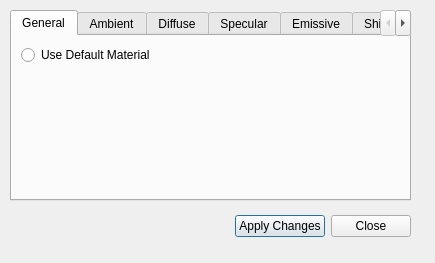
<?xml version="1.0" encoding="UTF-8"?>
<ui version="4.0">
 <class>Material_Dialog</class>
 <widget class="QDialog" name="Material_Dialog">
  <property name="geometry">
   <rect>
    <x>0</x>
    <y>0</y>
    <width>435</width>
    <height>263</height>
   </rect>
  </property>
  <property name="windowTitle">
   <string>Dialog</string>
  </property>
  <widget class="QWidget" name="layoutWidget">
   <property name="geometry">
    <rect>
     <x>60</x>
     <y>210</y>
     <width>351</width>
     <height>33</height>
    </rect>
   </property>
   <layout class="QHBoxLayout">
    <property name="spacing">
     <number>6</number>
    </property>
    <property name="leftMargin">
     <number>0</number>
    </property>
    <property name="topMargin">
     <number>0</number>
    </property>
    <property name="rightMargin">
     <number>0</number>
    </property>
    <property name="bottomMargin">
     <number>0</number>
    </property>
    <item>
     <spacer>
      <property name="orientation">
       <enum>Qt::Horizontal</enum>
      </property>
      <property name="sizeHint" stdset="0">
       <size>
        <width>131</width>
        <height>31</height>
       </size>
      </property>
     </spacer>
    </item>
    <item>
     <widget class="QPushButton" name="okButton">
      <property name="text">
       <string>Apply Changes</string>
      </property>
     </widget>
    </item>
    <item>
     <widget class="QPushButton" name="cancelButton">
      <property name="text">
       <string>Close</string>
      </property>
     </widget>
    </item>
   </layout>
  </widget>
  <widget class="QTabWidget" name="tabWidget">
   <property name="geometry">
    <rect>
     <x>10</x>
     <y>10</y>
     <width>401</width>
     <height>191</height>
    </rect>
   </property>
   <property name="currentIndex">
    <number>0</number>
   </property>
   <widget class="QWidget" name="tab">
    <attribute name="title">
     <string>General</string>
    </attribute>
    <widget class="QWidget" name="formLayoutWidget">
     <property name="geometry">
      <rect>
       <x>9</x>
       <y>9</y>
       <width>351</width>
       <height>151</height>
      </rect>
     </property>
     <layout class="QFormLayout" name="formLayout">
      <property name="fieldGrowthPolicy">
       <enum>QFormLayout::AllNonFixedFieldsGrow</enum>
      </property>
      <item row="0" column="0">
       <widget class="QRadioButton" name="radioButton">
        <property name="text">
         <string>Use Default Material</string>
        </property>
       </widget>
      </item>
     </layout>
    </widget>
   </widget>
   <widget class="QWidget" name="tab_2">
    <attribute name="title">
     <string>Ambient</string>
    </attribute>
    <widget class="QWidget" name="formLayoutWidget_2">
     <property name="geometry">
      <rect>
       <x>10</x>
       <y>10</y>
       <width>371</width>
       <height>151</height>
      </rect>
     </property>
     <layout class="QFormLayout" name="formLayout_2">
      <item row="0" column="0">
       <widget class="QLabel" name="label_2">
        <property name="text">
         <string>Red</string>
        </property>
       </widget>
      </item>
      <item row="2" column="0">
       <widget class="QLabel" name="label_3">
        <property name="text">
         <string>Green</string>
        </property>
       </widget>
      </item>
      <item row="4" column="0">
       <widget class="QLabel" name="label_4">
        <property name="text">
         <string>Blue</string>
        </property>
       </widget>
      </item>
      <item row="1" column="0">
       <widget class="QDoubleSpinBox" name="doubleSpinBox">
        <property name="maximum">
         <double>1.000000000000000</double>
        </property>
        <property name="singleStep">
         <double>0.050000000000000</double>
        </property>
       </widget>
      </item>
      <item row="3" column="0">
       <widget class="QDoubleSpinBox" name="doubleSpinBox_2">
        <property name="maximum">
         <double>1.000000000000000</double>
        </property>
        <property name="singleStep">
         <double>0.050000000000000</double>
        </property>
       </widget>
      </item>
      <item row="5" column="0">
       <widget class="QDoubleSpinBox" name="doubleSpinBox_3">
        <property name="maximum">
         <double>1.000000000000000</double>
        </property>
        <property name="singleStep">
         <double>0.050000000000000</double>
        </property>
       </widget>
      </item>
     </layout>
    </widget>
   </widget>
   <widget class="QWidget" name="tab_3">
    <attribute name="title">
     <string>Diffuse</string>
    </attribute>
    <widget class="QWidget" name="formLayoutWidget_3">
     <property name="geometry">
      <rect>
       <x>10</x>
       <y>10</y>
       <width>371</width>
       <height>151</height>
      </rect>
     </property>
     <layout class="QFormLayout" name="formLayout_3">
      <item row="0" column="0">
       <widget class="QLabel" name="label_5">
        <property name="text">
         <string>Red</string>
        </property>
       </widget>
      </item>
      <item row="2" column="0">
       <widget class="QLabel" name="label_6">
        <property name="text">
         <string>Green</string>
        </property>
       </widget>
      </item>
      <item row="4" column="0">
       <widget class="QLabel" name="label_7">
        <property name="text">
         <string>Blue</string>
        </property>
       </widget>
      </item>
      <item row="1" column="0">
       <widget class="QDoubleSpinBox" name="doubleSpinBox_4">
        <property name="maximum">
         <double>1.000000000000000</double>
        </property>
        <property name="singleStep">
         <double>0.050000000000000</double>
        </property>
       </widget>
      </item>
      <item row="3" column="0">
       <widget class="QDoubleSpinBox" name="doubleSpinBox_5">
        <property name="maximum">
         <double>1.000000000000000</double>
        </property>
        <property name="singleStep">
         <double>0.050000000000000</double>
        </property>
       </widget>
      </item>
      <item row="5" column="0">
       <widget class="QDoubleSpinBox" name="doubleSpinBox_6">
        <property name="maximum">
         <double>1.000000000000000</double>
        </property>
        <property name="singleStep">
         <double>0.050000000000000</double>
        </property>
       </widget>
      </item>
     </layout>
    </widget>
   </widget>
   <widget class="QWidget" name="tab_4">
    <attribute name="title">
     <string>Specular</string>
    </attribute>
    <widget class="QWidget" name="formLayoutWidget_4">
     <property name="geometry">
      <rect>
       <x>10</x>
       <y>10</y>
       <width>371</width>
       <height>151</height>
      </rect>
     </property>
     <layout class="QFormLayout" name="formLayout_4">
      <item row="0" column="0">
       <widget class="QLabel" name="label_8">
        <property name="text">
         <string>Red</string>
        </property>
       </widget>
      </item>
      <item row="2" column="0">
       <widget class="QLabel" name="label_9">
        <property name="text">
         <string>Green</string>
        </property>
       </widget>
      </item>
      <item row="4" column="0">
       <widget class="QLabel" name="label_10">
        <property name="text">
         <string>Blue</string>
        </property>
       </widget>
      </item>
      <item row="1" column="0">
       <widget class="QDoubleSpinBox" name="doubleSpinBox_7">
        <property name="maximum">
         <double>1.000000000000000</double>
        </property>
        <property name="singleStep">
         <double>0.050000000000000</double>
        </property>
       </widget>
      </item>
      <item row="3" column="0">
       <widget class="QDoubleSpinBox" name="doubleSpinBox_8">
        <property name="maximum">
         <double>1.000000000000000</double>
        </property>
        <property name="singleStep">
         <double>0.050000000000000</double>
        </property>
       </widget>
      </item>
      <item row="5" column="0">
       <widget class="QDoubleSpinBox" name="doubleSpinBox_9">
        <property name="maximum">
         <double>1.000000000000000</double>
        </property>
        <property name="singleStep">
         <double>0.050000000000000</double>
        </property>
       </widget>
      </item>
     </layout>
    </widget>
   </widget>
   <widget class="QWidget" name="tab_5">
    <attribute name="title">
     <string>Emissive</string>
    </attribute>
    <widget class="QWidget" name="formLayoutWidget_5">
     <property name="geometry">
      <rect>
       <x>10</x>
       <y>10</y>
       <width>371</width>
       <height>151</height>
      </rect>
     </property>
     <layout class="QFormLayout" name="formLayout_5">
      <item row="0" column="0">
       <widget class="QLabel" name="label_11">
        <property name="text">
         <string>Red</string>
        </property>
       </widget>
      </item>
      <item row="2" column="0">
       <widget class="QLabel" name="label_12">
        <property name="text">
         <string>Green</string>
        </property>
       </widget>
      </item>
      <item row="4" column="0">
       <widget class="QLabel" name="label_13">
        <property name="text">
         <string>Blue</string>
        </property>
       </widget>
      </item>
      <item row="1" column="0">
       <widget class="QDoubleSpinBox" name="doubleSpinBox_10">
        <property name="maximum">
         <double>1.000000000000000</double>
        </property>
        <property name="singleStep">
         <double>0.050000000000000</double>
        </property>
       </widget>
      </item>
      <item row="3" column="0">
       <widget class="QDoubleSpinBox" name="doubleSpinBox_11">
        <property name="maximum">
         <double>1.000000000000000</double>
        </property>
        <property name="singleStep">
         <double>0.050000000000000</double>
        </property>
       </widget>
      </item>
      <item row="5" column="0">
       <widget class="QDoubleSpinBox" name="doubleSpinBox_12">
        <property name="maximum">
         <double>1.000000000000000</double>
        </property>
        <property name="singleStep">
         <double>0.050000000000000</double>
        </property>
       </widget>
      </item>
     </layout>
    </widget>
   </widget>
   <widget class="QWidget" name="tab_6">
    <attribute name="title">
     <string>Shininess</string>
    </attribute>
    <widget class="QWidget" name="formLayoutWidget_6">
     <property name="geometry">
      <rect>
       <x>10</x>
       <y>10</y>
       <width>371</width>
       <height>151</height>
      </rect>
     </property>
     <layout class="QFormLayout" name="formLayout_6">
      <item row="0" column="0">
       <widget class="QLabel" name="label_14">
        <property name="text">
         <string>Shininess</string>
        </property>
       </widget>
      </item>
      <item row="1" column="0">
       <widget class="QDoubleSpinBox" name="doubleSpinBox_13">
        <property name="maximum">
         <double>128.000000000000000</double>
        </property>
        <property name="singleStep">
         <double>10.000000000000000</double>
        </property>
       </widget>
      </item>
     </layout>
    </widget>
   </widget>
  </widget>
  <zorder>layoutWidget</zorder>
  <zorder></zorder>
  <zorder>tabWidget</zorder>
 </widget>
 <resources/>
 <connections>
  <connection>
   <sender>okButton</sender>
   <signal>clicked()</signal>
   <receiver>Material_Dialog</receiver>
   <slot>applyMaterialChanges()</slot>
   <hints>
    <hint type="sourcelabel">
     <x>328</x>
     <y>218</y>
    </hint>
    <hint type="destinationlabel">
     <x>96</x>
     <y>254</y>
    </hint>
   </hints>
  </connection>
  <connection>
   <sender>cancelButton</sender>
   <signal>clicked()</signal>
   <receiver>Material_Dialog</receiver>
   <slot>reject()</slot>
   <hints>
    <hint type="sourcelabel">
     <x>409</x>
     <y>218</y>
    </hint>
    <hint type="destinationlabel">
     <x>179</x>
     <y>262</y>
    </hint>
   </hints>
  </connection>
 </connections>
 <slots>
  <slot>applyMaterialChanges()</slot>
 </slots>
</ui>
